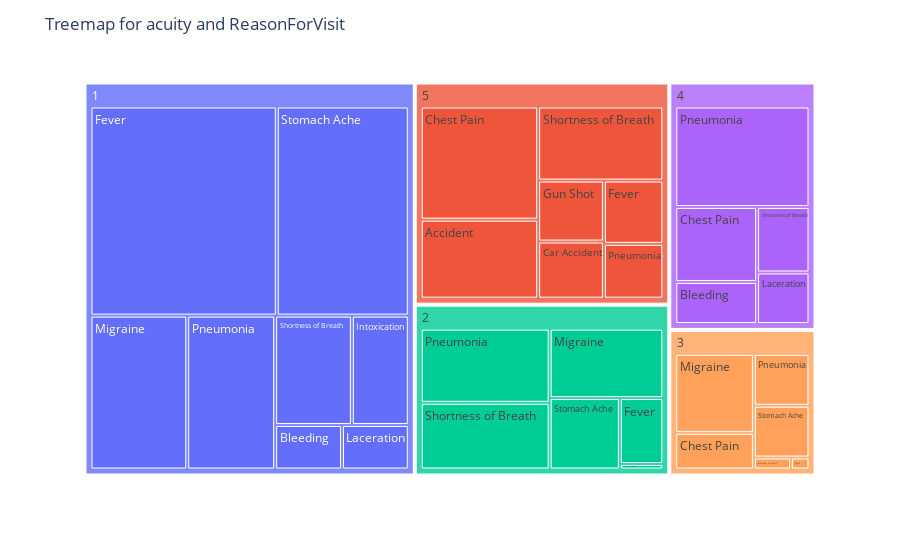

Notebook cell for this chart:
### Code cell
#4 Create a treemap for the relationship between Acuity and the reasons for visit. 


import plotly.express as px

# Group the dataframe by acuity and ReasonForVisit and count the number of rows
df_grouped = df_EDU.groupby(['Acuity', 'ReasonForVisit']).size().reset_index(name='count')

# Plot the dataframe as a treemap with nested rectangles proportional to the count
fig = px.treemap(df_grouped, path=['Acuity', 'ReasonForVisit'], values='count')

# Add title
fig.update_layout(title='Treemap for acuity and ReasonForVisit')

# Show the plot
fig.show()

### Figure 1 — Plotly figure (JSON) as saved in the notebook; plotly's stock layout.template omitted (floating-point values rounded to 4 significant figures)
{"data": [{"branchvalues": "total", "domain": {"x": [0, 1], "y": [0, 1]}, "hovertemplate": "labels=%{label}<br>count=%{value}<br>parent=%{parent}<br>id=%{id}<extra></extra>", "ids": ["5/Accident", "1/Bleeding", "4/Bleeding", "2/Car Accident", "5/Car Accident", "3/Chest Pain", "4/Chest Pain", "5/Chest Pain", "1/Fever", "2/Fever", "3/Fever", "5/Fever", "5/Gun Shot", "1/Intoxication", "1/Laceration", "4/Laceration", "1/Migraine", "2/Migraine", "3/Migraine", "1/Pneumonia", "2/Pneumonia", "3/Pneumonia", "4/Pneumonia", "5/Pneumonia", "1/Shortness of Breath", "2/Shortness of Breath", "3/Shortness of Breath", "4/Shortness of Breath", "5/Shortness of Breath", "1/Stomach Ache", "2/Stomach Ache", "3/Stomach Ache", "1", "2", "3", "4", "5"], "labels": ["Accident", "Bleeding", "Bleeding", "Car Accident", "Car Accident", "Chest Pain", "Chest Pain", "Chest Pain", "Fever", "Fever", "Fever", "Fever", "Gun Shot", "Intoxication", "Laceration", "Laceration", "Migraine", "Migraine", "Migraine", "Pneumonia", "Pneumonia", "Pneumonia", "Pneumonia", "Pneumonia", "Shortness of Breath", "Shortness of Breath", "Shortness of Breath", "Shortness of Breath", "Shortness of Breath", "Stomach Ache", "Stomach Ache", "Stomach Ache", "1", "2", "3", "4", "5"], "name": "", "parents": ["5", "1", "4", "2", "5", "3", "4", "5", "1", "2", "3", "5", "5", "1", "1", "4", "1", "2", "3", "1", "2", "3", "4", "5", "1", "2", "3", "4", "5", "1", "2", "3", "", "", "", "", ""], "type": "treemap", "values": [37, 11, 14, 1, 15, 13, 25, 53, 144, 12, 1, 15, 16, 23, 11, 11, 55, 33, 28, 50, 40, 13, 55, 13, 31, 36, 2, 14, 37, 102, 21, 13, 427, 143, 70, 119, 186]}], "layout": {"legend": {"tracegroupgap": 0}, "margin": {"t": 60}, "title": {"text": "Treemap for acuity and ReasonForVisit"}}}
